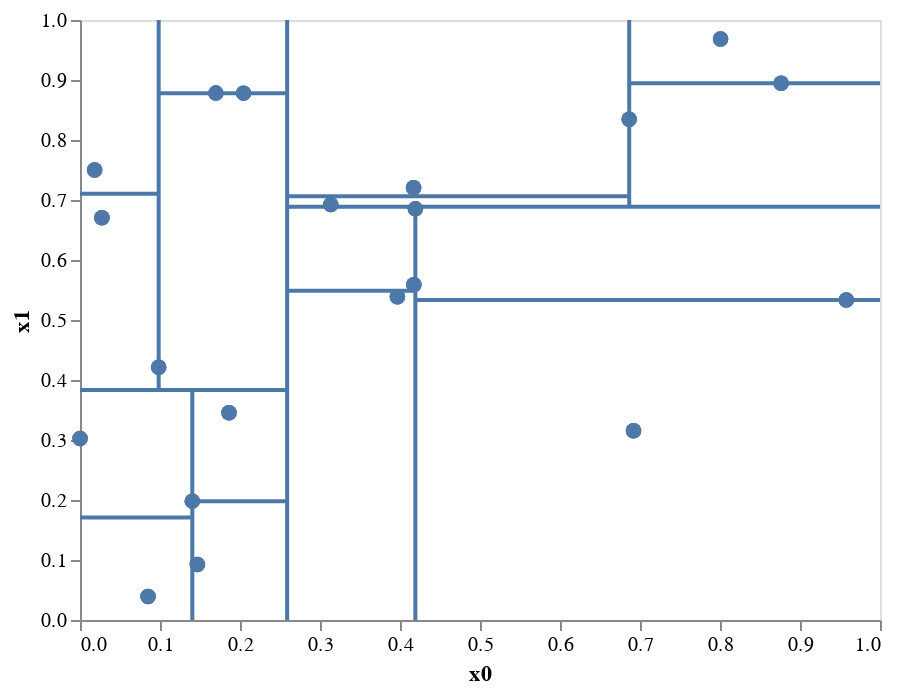

Here is the notebook cell this chart was saved with:
### Code cell
kdt.plot2d(depth=4)

### Figure 1 — Vega-Lite specification as saved in the notebook (floating-point values rounded to 4 significant figures)
{"$schema": "https://vega.github.io/schema/vega-lite/v3.4.0.json", "config": {"mark": {"tooltip": null}, "view": {"height": 300, "width": 400}}, "datasets": {"data-05126c66c4ff0f169733929c9a1f1121": [{"x0": 0.1404, "x1": 0}, {"x0": 0.1404, "x1": 0.3833}], "data-115aab6c315102839f7afa8a96ddcf0a": [{"x0": 0.6865, "x1": 0.6888}, {"x0": 0.6865, "x1": 1}], "data-1781e5fe6884bdb5eb306e4f06d51867": [{"x0": 0.6865, "x1": 0.8946}, {"x0": 1, "x1": 0.8946}], "data-17c8966e93f384d27cce5fdd45404893": [{"x0": 0.3134, "x1": 0.6923}, {"x0": 0.417, "x1": 0.7203}], "data-1b7adb1dccc7cebdbc14ba303905813a": [{"x0": 0.4192, "x1": 0}, {"x0": 0.4192, "x1": 0.6888}], "data-272cfdd71140b1f14cf76a091111326a": [{"x0": 0.1404, "x1": 0.1981}, {"x0": 0.2589, "x1": 0.1981}], "data-27c1ded7b6ba14a375b2a970054cbf74": [{"x0": 0.09835, "x1": 0.3833}, {"x0": 0.09835, "x1": 1}], "data-27c49ca2d2c0e4fe4f94f1d7c160a361": [{"x0": 0.417, "x1": 0.7203}, {"x0": 0.0001144, "x1": 0.3023}, {"x0": 0.1468, "x1": 0.09234}, {"x0": 0.1863, "x1": 0.3456}, {"x0": 0.3968, "x1": 0.5388}, {"x0": 0.4192, "x1": 0.6852}, {"x0": 0.2045, "x1": 0.8781}, {"x0": 0.02739, "x1": 0.6705}, {"x0": 0.4173, "x1": 0.5587}, {"x0": 0.1404, "x1": 0.1981}, {"x0": 0.8007, "x1": 0.9683}, {"x0": 0.3134, "x1": 0.6923}, {"x0": 0.8764, "x1": 0.8946}, {"x0": 0.08504, "x1": 0.03905}, {"x0": 0.1698, "x1": 0.8781}, {"x0": 0.09835, "x1": 0.4211}, {"x0": 0.9579, "x1": 0.5332}, {"x0": 0.6919, "x1": 0.3155}, {"x0": 0.6865, "x1": 0.8346}, {"x0": 0.01829, "x1": 0.7501}], "data-2978f75270fea57a0d7c409ec5258dd1": [{"x0": 0, "x1": 0.1707}, {"x0": 0.1404, "x1": 0.1707}], "data-3521b7894724bfe0a27c0f3d4c5996fb": [{"x0": 0.09835, "x1": 0.4211}, {"x0": 0.1698, "x1": 0.8781}, {"x0": 0.2045, "x1": 0.8781}], "data-35a861d08b68bdd3a757d9c51f87cd66": [{"x0": 0.2589, "x1": 0.5488}, {"x0": 0.4192, "x1": 0.5488}], "data-37491875782d34cf27b2db40e9de331f": [{"x0": 0.1404, "x1": 0.1981}, {"x0": 0.1468, "x1": 0.09234}, {"x0": 0.1863, "x1": 0.3456}], "data-657747fab5880c708469930737ea95ef": [{"x0": 0.08504, "x1": 0.03905}, {"x0": 0.1468, "x1": 0.09234}, {"x0": 0.1404, "x1": 0.1981}, {"x0": 0.0001144, "x1": 0.3023}, {"x0": 0.1863, "x1": 0.3456}], "data-673f77417a2199ec3b94475ae364545e": [{"x0": 0.4192, "x1": 0.5332}, {"x0": 1, "x1": 0.5332}], "data-6b8208f326e6d944cb4cc74e5f514bf5": [{"x0": 0.0001144, "x1": 0.3023}, {"x0": 0.08504, "x1": 0.03905}], "data-6c14a308836a7be6db6e93f732cfb20e": [{"x0": 0.09835, "x1": 0.8781}, {"x0": 0.2589, "x1": 0.8781}], "data-77b7cd5628178a8b9abe841181f4d4b3": [{"x0": 0.01829, "x1": 0.7501}, {"x0": 0.02739, "x1": 0.6705}], "data-7973e3913bac78a2baa4c4ec11621abd": [{"x0": 0.0001144, "x1": 0.3023}, {"x0": 0.01829, "x1": 0.7501}, {"x0": 0.02739, "x1": 0.6705}, {"x0": 0.08504, "x1": 0.03905}, {"x0": 0.09835, "x1": 0.4211}, {"x0": 0.1404, "x1": 0.1981}, {"x0": 0.1468, "x1": 0.09234}, {"x0": 0.1698, "x1": 0.8781}, {"x0": 0.1863, "x1": 0.3456}, {"x0": 0.2045, "x1": 0.8781}], "data-8d3d33f07fb14f5590a66386df1a92e2": [{"x0": 0.2589, "x1": 0.6888}, {"x0": 1, "x1": 0.6888}], "data-9bc712eec4862e0da7b537a787dfb3ee": [{"x0": 0.2589, "x1": 0}, {"x0": 0.2589, "x1": 1}], "data-9e7d634cc980b362c98bcff5248a1192": [{"x0": 0.6865, "x1": 0.8346}, {"x0": 0.8007, "x1": 0.9683}, {"x0": 0.8764, "x1": 0.8946}], "data-a5bfb3ebb114c79d889a25cb59fe8c56": [{"x0": 0.09835, "x1": 0.4211}, {"x0": 0.02739, "x1": 0.6705}, {"x0": 0.01829, "x1": 0.7501}, {"x0": 0.2045, "x1": 0.8781}, {"x0": 0.1698, "x1": 0.8781}], "data-a86604c8a75a2a2ce7fe89bf9a1b4dc2": [{"x0": 0.6919, "x1": 0.3155}, {"x0": 0.9579, "x1": 0.5332}, {"x0": 0.3968, "x1": 0.5388}, {"x0": 0.4173, "x1": 0.5587}, {"x0": 0.4192, "x1": 0.6852}], "data-b7e3c74d0c3d5dedc8a8b6cf9fe980d2": [{"x0": 0.4192, "x1": 0.6852}, {"x0": 0.6919, "x1": 0.3155}, {"x0": 0.9579, "x1": 0.5332}], "data-dce5973907b059c02e1b5d21eb984509": [{"x0": 0.2589, "x1": 0.7063}, {"x0": 0.6865, "x1": 0.7063}], "data-dd7c6600cc9575f5eda9bc467c82864d": [{"x0": 0.3134, "x1": 0.6923}, {"x0": 0.3968, "x1": 0.5388}, {"x0": 0.417, "x1": 0.7203}, {"x0": 0.4173, "x1": 0.5587}, {"x0": 0.4192, "x1": 0.6852}, {"x0": 0.6865, "x1": 0.8346}, {"x0": 0.6919, "x1": 0.3155}, {"x0": 0.8007, "x1": 0.9683}, {"x0": 0.8764, "x1": 0.8946}, {"x0": 0.9579, "x1": 0.5332}], "data-e97518c52016479bcce556dfc5709844": [{"x0": 0, "x1": 0.3833}, {"x0": 0.2589, "x1": 0.3833}], "data-f6d6a57b9dbe9d83aa23a54c12a86580": [{"x0": 0.3968, "x1": 0.5388}, {"x0": 0.4173, "x1": 0.5587}], "data-fb99218048d74684c8738b9f89b0a7c6": [{"x0": 0.3134, "x1": 0.6923}, {"x0": 0.417, "x1": 0.7203}, {"x0": 0.6865, "x1": 0.8346}, {"x0": 0.8764, "x1": 0.8946}, {"x0": 0.8007, "x1": 0.9683}], "data-fbe160e667b26ef5e7db63c19939b7bd": [{"x0": 0, "x1": 0.7103}, {"x0": 0.09835, "x1": 0.7103}]}, "encoding": {}, "layer": [{"data": {"name": "data-27c49ca2d2c0e4fe4f94f1d7c160a361"}, "encoding": {"x": {"axis": {"grid": false}, "field": "x0", "type": "quantitative"}, "y": {"axis": {"grid": false}, "field": "x1", "type": "quantitative"}}, "mark": {"size": 60, "type": "circle"}}, {"data": {"name": "data-9bc712eec4862e0da7b537a787dfb3ee"}, "encoding": {"x": {"axis": {"grid": false}, "field": "x0", "type": "quantitative"}, "y": {"axis": {"grid": false}, "field": "x1", "type": "quantitative"}}, "mark": "line"}, {"encoding": {}, "layer": [{"data": {"name": "data-7973e3913bac78a2baa4c4ec11621abd"}, "encoding": {"x": {"axis": {"grid": false}, "field": "x0", "type": "quantitative"}, "y": {"axis": {"grid": false}, "field": "x1", "type": "quantitative"}}, "mark": {"size": 60, "type": "circle"}}, {"data": {"name": "data-e97518c52016479bcce556dfc5709844"}, "encoding": {"x": {"axis": {"grid": false}, "field": "x0", "type": "quantitative"}, "y": {"axis": {"grid": false}, "field": "x1", "type": "quantitative"}}, "mark": "line"}, {"encoding": {}, "layer": [{"data": {"name": "data-657747fab5880c708469930737ea95ef"}, "encoding": {"x": {"axis": {"grid": false}, "field": "x0", "type": "quantitative"}, "y": {"axis": {"grid": false}, "field": "x1", "type": "quantitative"}}, "mark": {"size": 60, "type": "circle"}}, {"data": {"name": "data-05126c66c4ff0f169733929c9a1f1121"}, "encoding": {"x": {"axis": {"grid": false}, "field": "x0", "type": "quantitative"}, "y": {"axis": {"grid": false}, "field": "x1", "type": "quantitative"}}, "mark": "line"}, {"encoding": {}, "layer": [{"data": {"name": "data-6b8208f326e6d944cb4cc74e5f514bf5"}, "encoding": {"x": {"axis": {"grid": false}, "field": "x0", "type": "quantitative"}, "y": {"axis": {"grid": false}, "field": "x1", "type": "quantitative"}}, "mark": {"size": 60, "type": "circle"}}, {"data": {"name": "data-2978f75270fea57a0d7c409ec5258dd1"}, "encoding": {"x": {"axis": {"grid": false}, "field": "x0", "type": "quantitative"}, "y": {"axis": {"grid": false}, "field": "x1", "type": "quantitative"}}, "mark": "line"}]}, {"encoding": {}, "layer": [{"data": {"name": "data-37491875782d34cf27b2db40e9de331f"}, "encoding": {"x": {"axis": {"grid": false}, "field": "x0", "type": "quantitative"}, "y": {"axis": {"grid": false}, "field": "x1", "type": "quantitative"}}, "mark": {"size": 60, "type": "circle"}}, {"data": {"name": "data-272cfdd71140b1f14cf76a091111326a"}, "encoding": {"x": {"axis": {"grid": false}, "field": "x0", "type": "quantitative"}, "y": {"axis": {"grid": false}, "field": "x1", "type": "quantitative"}}, "mark": "line"}]}]}, {"encoding": {}, "layer": [{"data": {"name": "data-a5bfb3ebb114c79d889a25cb59fe8c56"}, "encoding": {"x": {"axis": {"grid": false}, "field": "x0", "type": "quantitative"}, "y": {"axis": {"grid": false}, "field": "x1", "type": "quantitative"}}, "mark": {"size": 60, "type": "circle"}}, {"data": {"name": "data-27c1ded7b6ba14a375b2a970054cbf74"}, "encoding": {"x": {"axis": {"grid": false}, "field": "x0", "type": "quantitative"}, "y": {"axis": {"grid": false}, "field": "x1", "type": "quantitative"}}, "mark": "line"}, {"encoding": {}, "layer": [{"data": {"name": "data-77b7cd5628178a8b9abe841181f4d4b3"}, "encoding": {"x": {"axis": {"grid": false}, "field": "x0", "type": "quantitative"}, "y": {"axis": {"grid": false}, "field": "x1", "type": "quantitative"}}, "mark": {"size": 60, "type": "circle"}}, {"data": {"name": "data-fbe160e667b26ef5e7db63c19939b7bd"}, "encoding": {"x": {"axis": {"grid": false}, "field": "x0", "type": "quantitative"}, "y": {"axis": {"grid": false}, "field": "x1", "type": "quantitative"}}, "mark": "line"}]}, {"encoding": {}, "layer": [{"data": {"name": "data-3521b7894724bfe0a27c0f3d4c5996fb"}, "encoding": {"x": {"axis": {"grid": false}, "field": "x0", "type": "quantitative"}, "y": {"axis": {"grid": false}, "field": "x1", "type": "quantitative"}}, "mark": {"size": 60, "type": "circle"}}, {"data": {"name": "data-6c14a308836a7be6db6e93f732cfb20e"}, "encoding": {"x": {"axis": {"grid": false}, "field": "x0", "type": "quantitative"}, "y": {"axis": {"grid": false}, "field": "x1", "type": "quantitative"}}, "mark": "line"}]}]}]}, {"encoding": {}, "layer": [{"data": {"name": "data-dd7c6600cc9575f5eda9bc467c82864d"}, "encoding": {"x": {"axis": {"grid": false}, "field": "x0", "type": "quantitative"}, "y": {"axis": {"grid": false}, "field": "x1", "type": "quantitative"}}, "mark": {"size": 60, "type": "circle"}}, {"data": {"name": "data-8d3d33f07fb14f5590a66386df1a92e2"}, "encoding": {"x": {"axis": {"grid": false}, "field": "x0", "type": "quantitative"}, "y": {"axis": {"grid": false}, "field": "x1", "type": "quantitative"}}, "mark": "line"}, {"encoding": {}, "layer": [{"data": {"name": "data-a86604c8a75a2a2ce7fe89bf9a1b4dc2"}, "encoding": {"x": {"axis": {"grid": false}, "field": "x0", "type": "quantitative"}, "y": {"axis": {"grid": false}, "field": "x1", "type": "quantitative"}}, "mark": {"size": 60, "type": "circle"}}, {"data": {"name": "data-1b7adb1dccc7cebdbc14ba303905813a"}, "encoding": {"x": {"axis": {"grid": false}, "field": "x0", "type": "quantitative"}, "y": {"axis": {"grid": false}, "field": "x1", "type": "quantitative"}}, "mark": "line"}, {"encoding": {}, "layer": [{"data": {"name": "data-f6d6a57b9dbe9d83aa23a54c12a86580"}, "encoding": {"x": {"axis": {"grid": false}, "field": "x0", "type": "quantitative"}, "y": {"axis": {"grid": false}, "field": "x1", "type": "quantitative"}}, "mark": {"size": 60, "type": "circle"}}, {"data": {"name": "data-35a861d08b68bdd3a757d9c51f87cd66"}, "encoding": {"x": {"axis": {"grid": false}, "field": "x0", "type": "quantitative"}, "y": {"axis": {"grid": false}, "field": "x1", "type": "quantitative"}}, "mark": "line"}]}, {"encoding": {}, "layer": [{"data": {"name": "data-b7e3c74d0c3d5dedc8a8b6cf9fe980d2"}, "encoding": {"x": {"axis": {"grid": false}, "field": "x0", "type": "quantitative"}, "y": {"axis": {"grid": false}, "field": "x1", "type": "quantitative"}}, "mark": {"size": 60, "type": "circle"}}, {"data": {"name": "data-673f77417a2199ec3b94475ae364545e"}, "encoding": {"x": {"axis": {"grid": false}, "field": "x0", "type": "quantitative"}, "y": {"axis": {"grid": false}, "field": "x1", "type": "quantitative"}}, "mark": "line"}]}]}, {"encoding": {}, "layer": [{"data": {"name": "data-fb99218048d74684c8738b9f89b0a7c6"}, "encoding": {"x": {"axis": {"grid": false}, "field": "x0", "type": "quantitative"}, "y": {"axis": {"grid": false}, "field": "x1", "type": "quantitative"}}, "mark": {"size": 60, "type": "circle"}}, {"data": {"name": "data-115aab6c315102839f7afa8a96ddcf0a"}, "encoding": {"x": {"axis": {"grid": false}, "field": "x0", "type": "quantitative"}, "y": {"axis": {"grid": false}, "field": "x1", "type": "quantitative"}}, "mark": "line"}, {"encoding": {}, "layer": [{"data": {"name": "data-17c8966e93f384d27cce5fdd45404893"}, "encoding": {"x": {"axis": {"grid": false}, "field": "x0", "type": "quantitative"}, "y": {"axis": {"grid": false}, "field": "x1", "type": "quantitative"}}, "mark": {"size": 60, "type": "circle"}}, {"data": {"name": "data-dce5973907b059c02e1b5d21eb984509"}, "encoding": {"x": {"axis": {"grid": false}, "field": "x0", "type": "quantitative"}, "y": {"axis": {"grid": false}, "field": "x1", "type": "quantitative"}}, "mark": "line"}]}, {"encoding": {}, "layer": [{"data": {"name": "data-9e7d634cc980b362c98bcff5248a1192"}, "encoding": {"x": {"axis": {"grid": false}, "field": "x0", "type": "quantitative"}, "y": {"axis": {"grid": false}, "field": "x1", "type": "quantitative"}}, "mark": {"size": 60, "type": "circle"}}, {"data": {"name": "data-1781e5fe6884bdb5eb306e4f06d51867"}, "encoding": {"x": {"axis": {"grid": false}, "field": "x0", "type": "quantitative"}, "y": {"axis": {"grid": false}, "field": "x1", "type": "quantitative"}}, "mark": "line"}]}]}]}]}
